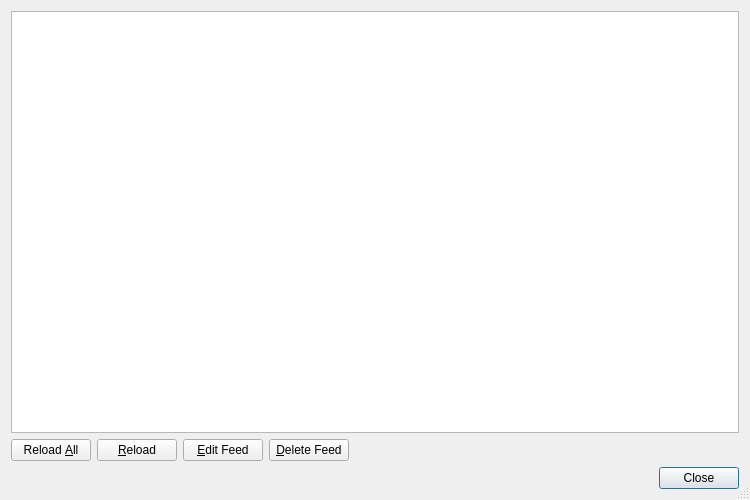
<?xml version="1.0" encoding="UTF-8"?>
<ui version="4.0">
 <class>FeedsManager</class>
 <widget class="QDialog" name="FeedsManager">
  <property name="geometry">
   <rect>
    <x>0</x>
    <y>0</y>
    <width>750</width>
    <height>500</height>
   </rect>
  </property>
  <property name="windowTitle">
   <string>Feeds Manager</string>
  </property>
  <property name="sizeGripEnabled">
   <bool>true</bool>
  </property>
  <layout class="QVBoxLayout" name="verticalLayout">
   <item>
    <widget class="QTreeWidget" name="feedsTree">
     <property name="alternatingRowColors">
      <bool>true</bool>
     </property>
     <property name="allColumnsShowFocus">
      <bool>true</bool>
     </property>
     <property name="wordWrap">
      <bool>true</bool>
     </property>
     <attribute name="headerVisible">
      <bool>false</bool>
     </attribute>
     <column>
      <property name="text">
       <string>News</string>
      </property>
     </column>
    </widget>
   </item>
   <item>
    <layout class="QHBoxLayout" name="horizontalLayout">
     <item>
      <widget class="QPushButton" name="reloadAllButton">
       <property name="toolTip">
        <string>Press to reload all feeds</string>
       </property>
       <property name="text">
        <string>Reload &amp;All</string>
       </property>
       <property name="autoDefault">
        <bool>false</bool>
       </property>
      </widget>
     </item>
     <item>
      <widget class="QPushButton" name="reloadButton">
       <property name="toolTip">
        <string>Press to reload the selected feed</string>
       </property>
       <property name="text">
        <string>&amp;Reload</string>
       </property>
       <property name="autoDefault">
        <bool>false</bool>
       </property>
      </widget>
     </item>
     <item>
      <widget class="QPushButton" name="editButton">
       <property name="toolTip">
        <string>Press to edit the selected feed</string>
       </property>
       <property name="text">
        <string>&amp;Edit Feed</string>
       </property>
       <property name="autoDefault">
        <bool>false</bool>
       </property>
      </widget>
     </item>
     <item>
      <widget class="QPushButton" name="deleteButton">
       <property name="toolTip">
        <string>Press to delete the selected feed</string>
       </property>
       <property name="text">
        <string>&amp;Delete Feed</string>
       </property>
       <property name="autoDefault">
        <bool>false</bool>
       </property>
      </widget>
     </item>
     <item>
      <spacer name="horizontalSpacer">
       <property name="orientation">
        <enum>Qt::Horizontal</enum>
       </property>
       <property name="sizeHint" stdset="0">
        <size>
         <width>40</width>
         <height>20</height>
        </size>
       </property>
      </spacer>
     </item>
    </layout>
   </item>
   <item>
    <widget class="QDialogButtonBox" name="buttonBox">
     <property name="orientation">
      <enum>Qt::Horizontal</enum>
     </property>
     <property name="standardButtons">
      <set>QDialogButtonBox::Close</set>
     </property>
    </widget>
   </item>
  </layout>
 </widget>
 <tabstops>
  <tabstop>feedsTree</tabstop>
  <tabstop>reloadAllButton</tabstop>
  <tabstop>reloadButton</tabstop>
  <tabstop>editButton</tabstop>
  <tabstop>deleteButton</tabstop>
  <tabstop>buttonBox</tabstop>
 </tabstops>
 <resources/>
 <connections>
  <connection>
   <sender>buttonBox</sender>
   <signal>accepted()</signal>
   <receiver>FeedsManager</receiver>
   <slot>accept()</slot>
   <hints>
    <hint type="sourcelabel">
     <x>248</x>
     <y>254</y>
    </hint>
    <hint type="destinationlabel">
     <x>157</x>
     <y>274</y>
    </hint>
   </hints>
  </connection>
  <connection>
   <sender>buttonBox</sender>
   <signal>rejected()</signal>
   <receiver>FeedsManager</receiver>
   <slot>reject()</slot>
   <hints>
    <hint type="sourcelabel">
     <x>316</x>
     <y>260</y>
    </hint>
    <hint type="destinationlabel">
     <x>286</x>
     <y>274</y>
    </hint>
   </hints>
  </connection>
 </connections>
</ui>
